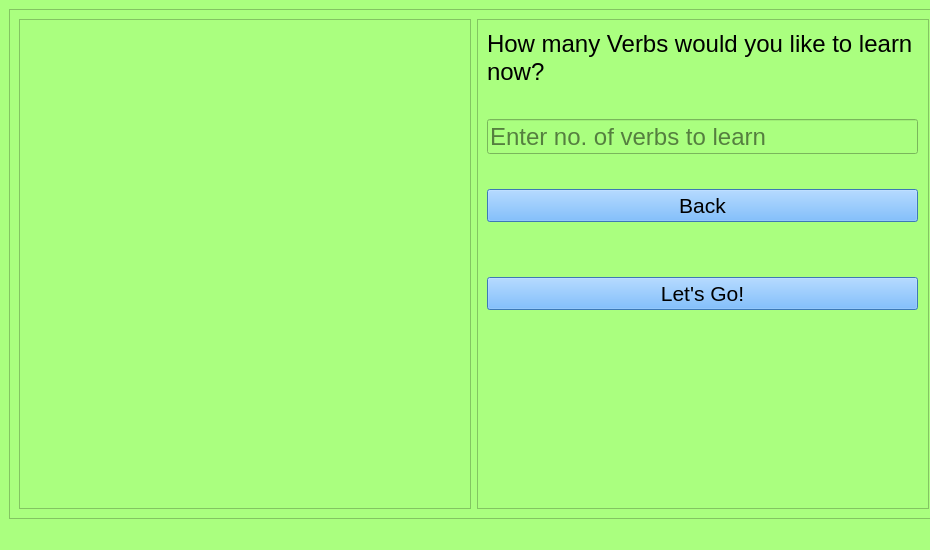
<?xml version="1.0" encoding="UTF-8"?>
<ui version="4.0">
 <class>MainWindow</class>
 <widget class="QMainWindow" name="MainWindow">
  <property name="geometry">
   <rect>
    <x>0</x>
    <y>0</y>
    <width>930</width>
    <height>550</height>
   </rect>
  </property>
  <property name="minimumSize">
   <size>
    <width>930</width>
    <height>550</height>
   </size>
  </property>
  <property name="maximumSize">
   <size>
    <width>950</width>
    <height>800</height>
   </size>
  </property>
  <property name="windowTitle">
   <string>Verbs</string>
  </property>
  <property name="styleSheet">
   <string notr="true">background-color: rgb(170, 255, 127);</string>
  </property>
  <widget class="QWidget" name="centralwidget">
   <layout class="QGridLayout" name="gridLayout_3">
    <item row="0" column="0">
     <widget class="QFrame" name="frame">
      <property name="minimumSize">
       <size>
        <width>930</width>
        <height>0</height>
       </size>
      </property>
      <property name="maximumSize">
       <size>
        <width>950</width>
        <height>800</height>
       </size>
      </property>
      <property name="frameShape">
       <enum>QFrame::StyledPanel</enum>
      </property>
      <property name="frameShadow">
       <enum>QFrame::Raised</enum>
      </property>
      <layout class="QGridLayout" name="gridLayout_4">
       <item row="0" column="0">
        <widget class="QFrame" name="frame_2">
         <property name="frameShape">
          <enum>QFrame::StyledPanel</enum>
         </property>
         <property name="frameShadow">
          <enum>QFrame::Raised</enum>
         </property>
         <layout class="QGridLayout" name="gridLayout">
          <item row="0" column="0">
           <widget class="QLabel" name="verb_target_img_label">
            <property name="text">
             <string/>
            </property>
            <property name="pixmap">
             <pixmap resource="verb_target.qrc">:/set_target/set_target.jpg</pixmap>
            </property>
            <property name="scaledContents">
             <bool>true</bool>
            </property>
           </widget>
          </item>
         </layout>
        </widget>
       </item>
       <item row="0" column="1">
        <widget class="QFrame" name="frame_3">
         <property name="frameShape">
          <enum>QFrame::StyledPanel</enum>
         </property>
         <property name="frameShadow">
          <enum>QFrame::Raised</enum>
         </property>
         <widget class="QLabel" name="verb_target_heading_label">
          <property name="geometry">
           <rect>
            <x>10</x>
            <y>10</y>
            <width>430</width>
            <height>58</height>
           </rect>
          </property>
          <property name="font">
           <font>
            <pointsize>18</pointsize>
           </font>
          </property>
          <property name="text">
           <string>How many Verbs would you like to learn now?</string>
          </property>
          <property name="wordWrap">
           <bool>true</bool>
          </property>
         </widget>
         <widget class="QLineEdit" name="verb_target_no_lineEdit">
          <property name="geometry">
           <rect>
            <x>10</x>
            <y>100</y>
            <width>431</width>
            <height>35</height>
           </rect>
          </property>
          <property name="font">
           <font>
            <pointsize>18</pointsize>
           </font>
          </property>
          <property name="placeholderText">
           <string>Enter no. of verbs to learn</string>
          </property>
         </widget>
         <widget class="QWidget" name="layoutWidget">
          <property name="geometry">
           <rect>
            <x>10</x>
            <y>170</y>
            <width>431</width>
            <height>121</height>
           </rect>
          </property>
          <layout class="QGridLayout" name="gridLayout_2">
           <item row="2" column="0">
            <widget class="QPushButton" name="verb_target_go_pushButton">
             <property name="font">
              <font>
               <pointsize>16</pointsize>
              </font>
             </property>
             <property name="styleSheet">
              <string notr="true">background-color: rgb(85, 170, 255);</string>
             </property>
             <property name="text">
              <string>Let's Go!</string>
             </property>
            </widget>
           </item>
           <item row="0" column="0">
            <widget class="QPushButton" name="verb_target_back_pushButton">
             <property name="font">
              <font>
               <pointsize>16</pointsize>
              </font>
             </property>
             <property name="styleSheet">
              <string notr="true">background-color: rgb(85, 170, 255);</string>
             </property>
             <property name="text">
              <string>Back</string>
             </property>
            </widget>
           </item>
           <item row="1" column="0">
            <spacer name="verticalSpacer">
             <property name="orientation">
              <enum>Qt::Vertical</enum>
             </property>
             <property name="sizeHint" stdset="0">
              <size>
               <width>20</width>
               <height>40</height>
              </size>
             </property>
            </spacer>
           </item>
          </layout>
         </widget>
        </widget>
       </item>
      </layout>
     </widget>
    </item>
   </layout>
  </widget>
  <widget class="QMenuBar" name="menubar">
   <property name="geometry">
    <rect>
     <x>0</x>
     <y>0</y>
     <width>930</width>
     <height>21</height>
    </rect>
   </property>
  </widget>
  <widget class="QStatusBar" name="statusbar"/>
 </widget>
 <tabstops>
  <tabstop>verb_target_no_lineEdit</tabstop>
  <tabstop>verb_target_back_pushButton</tabstop>
  <tabstop>verb_target_go_pushButton</tabstop>
 </tabstops>
 <resources>
  <include location="verb_target.qrc"/>
 </resources>
 <connections/>
</ui>
